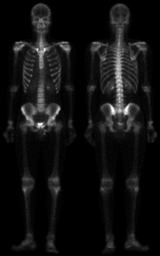
#> input picture hw2/skeleton_orig.bmp, 160 x 256 px, shrunk from 500 x 800 before the run
$ python 'high-boost filtering_spatial.py'
#> lines starting #> are read from the running program, lines starting #| are printed output that depends on the picture
#!/usr/bin/env python
# coding: utf-8

# In[5]:


import cv2
import numpy as np
import matplotlib.pyplot as plt
#img = cv2.imread('blurry_moon.tif',0)
img = cv2.imread('skeleton_orig.bmp',0)
#> img is the input picture: shape (256, 160); min 0, max 255, mean 16.9
H,W = img.shape[:]
#> H = 256; W = 160
highboost_filteringimg=np.zeros((H, W), np.uint8)
padimg=np.pad(img, ((1, 1), (1, 1)), 'constant', constant_values=0)
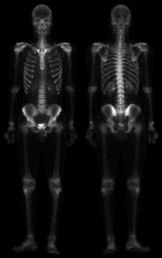
#> padimg: shape (258, 162); min 0, max 255, mean 16.6
Laplacian_img=np.zeros((H, W), np.uint8)
k=np.array([[-1,-1,-1],[-1,9,-1],[-1,-1,-1]])


# In[6]:


def meanfilter(x,y,img):
    result=0
    for i in range(0,3):
        for j in range(0,3):
            result=result+img[x+i][y+j]*k[i][j]
    result=result//9
    return result

for i in range(0,H-2):
    for j in range(0,W-2):
        temp=meanfilter(i,j,padimg)
        if(temp)<0 :
            temp=0
        if abs(temp)>255 :
            temp=255
        Laplacian_img[i][j]=temp
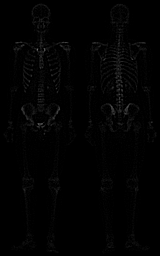
#> Laplacian_img: shape (256, 160); min 0, max 110, mean 2.2
Mask=(img/255)-Laplacian_img
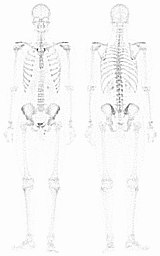
#> Mask: shape (256, 160) float64; min -109.1, max 0.569, mean -2.18; drawn with min black and max white
A=3
for i in range(0,H):
    for j in range(0,W):
        temp=img[i][j]-(A*Mask[i][j])
        if(temp)<0 :
            temp=0
        if abs(temp)>255 :
            temp=255
        highboost_filteringimg[i][j]=np.round(temp)
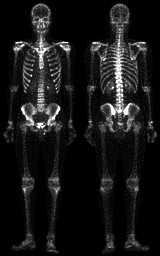
#> highboost_filteringimg: shape (256, 160); min 0, max 255, mean 23.2
result = cv2.hconcat([img,highboost_filteringimg])
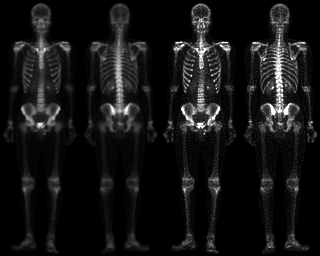
#> result: shape (256, 320); min 0, max 255, mean 20.1
cv2.imshow('result',Mask)
cv2.waitKey(0)
cv2.imshow('result',result)
cv2.imwrite('skeleton_orig_high-boost_filtering_saptial.jpg', highboost_filteringimg)
cv2.waitKey(0)
cv2.destroyAllWindows()


# In[ ]:


# In[ ]:

$ run again, with hw2/blurry_moon.tif saved as hw2/skeleton_orig.bmp
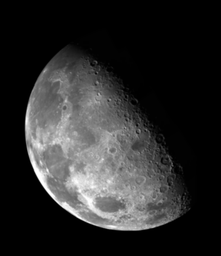
#> input picture hw2/blurry_moon.tif, 221 x 256 px, shrunk from 466 x 540 before the run
#> img is the input picture: shape (256, 221); min 0, max 255, mean 42.7
#> after the loop `for i in range(0,H-2):`:
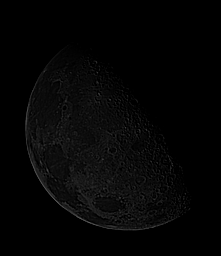
#> Laplacian_img: shape (256, 221); min 0, max 92, mean 4.9
#> `result = cv2.hconcat([img,highboost_filteringimg])`:
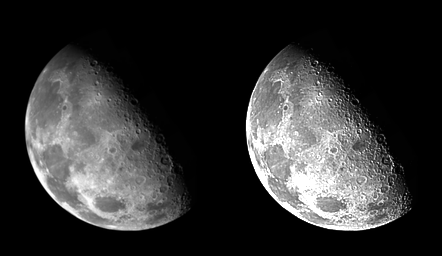
#> result: shape (256, 442); min 0, max 255, mean 49
